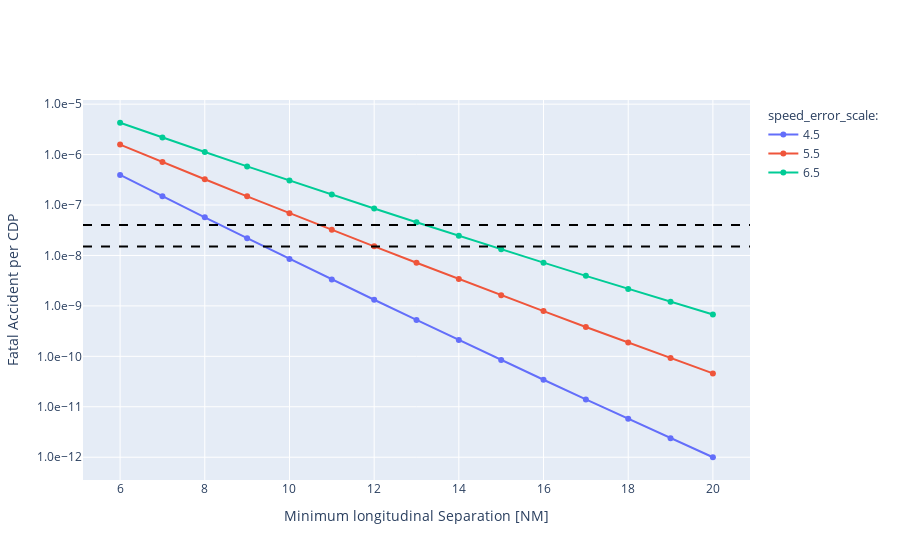

The cell this chart's notebook holds for it:
### Code cell
minute_climb_dist = st.uniform(3, 13 - 3)
fig = go.Figure()
for speed_error_scale in [4.5, 5.5, 6.5]:
    sx_to_p = {}
    for sx in range(20, 5, -1):
        initial_longitudinal_spacing_dist = st.uniform(sx, 30 - sx)
        sx_to_p[sx] = averaged_risk(
            minute_climb_dist=minute_climb_dist,
            initial_longitudinal_spacing_dist=initial_longitudinal_spacing_dist,
            lambda_xy_m=70,
            lambda_z_ft=56,
            max_speed_difference=0,
            speed_error_scale=speed_error_scale,
            climb_rate=1000,
            speed_diff_std=15,
        )
    fig.add_trace(
        go.Scatter(
            x=list(sx_to_p.keys()),
            y=list(sx_to_p.values()),
            legendgroup="speed_error_scale",
            legendgrouptitle_text="speed_error_scale:",
            name=f"{speed_error_scale}",
        )
    )
fig.add_hline(y=1.5e-8, line_dash="dash", line_color="black")
fig.add_hline(y=4e-8, line_dash="dash", line_color="black")

fig.update_yaxes(type="log")
fig.update_yaxes(tickformat=".1e")
fig.update_layout(
    xaxis_title="Minimum longitudinal Separation [NM]",
    yaxis_title="Fatal Accident per CDP",
)
fig.show()

### Figure 1 — Plotly figure (JSON) as saved in the notebook; plotly's stock layout.template omitted (floating-point values rounded to 4 significant figures)
{"data": [{"legendgroup": "speed_error_scale", "legendgrouptitle": {"text": "speed_error_scale:"}, "name": "4.5", "type": "scatter", "x": [20, 19, 18, 17, 16, 15, 14, 13, 12, 11, 10, 9, 8, 7, 6], "y": [9.988e-13, 2.387e-12, 5.759e-12, 1.401e-11, 3.434e-11, 8.476e-11, 2.106e-10, 5.265e-10, 1.325e-09, 3.354e-09, 8.554e-09, 2.198e-08, 5.695e-08, 1.491e-07, 3.95e-07]}, {"legendgroup": "speed_error_scale", "legendgrouptitle": {"text": "speed_error_scale:"}, "name": "5.5", "type": "scatter", "x": [20, 19, 18, 17, 16, 15, 14, 13, 12, 11, 10, 9, 8, 7, 6], "y": [4.59e-11, 9.223e-11, 1.871e-10, 3.826e-10, 7.882e-10, 1.635e-09, 3.413e-09, 7.17e-09, 1.515e-08, 3.224e-08, 6.902e-08, 1.489e-07, 3.237e-07, 7.105e-07, 1.578e-06]}, {"legendgroup": "speed_error_scale", "legendgrouptitle": {"text": "speed_error_scale:"}, "name": "6.5", "type": "scatter", "x": [20, 19, 18, 17, 16, 15, 14, 13, 12, 11, 10, 9, 8, 7, 6], "y": [6.777e-10, 1.208e-09, 2.173e-09, 3.94e-09, 7.196e-09, 1.323e-08, 2.449e-08, 4.559e-08, 8.539e-08, 1.609e-07, 3.052e-07, 5.829e-07, 1.122e-06, 2.179e-06, 4.277e-06]}], "layout": {"shapes": [{"line": {"color": "black", "dash": "dash"}, "type": "line", "x0": 0, "x1": 1, "xref": "x domain", "y0": 1.5e-08, "y1": 1.5e-08, "yref": "y"}, {"line": {"color": "black", "dash": "dash"}, "type": "line", "x0": 0, "x1": 1, "xref": "x domain", "y0": 4e-08, "y1": 4e-08, "yref": "y"}], "xaxis": {"title": {"text": "Minimum longitudinal Separation [NM]"}}, "yaxis": {"tickformat": ".1e", "title": {"text": "Fatal Accident per CDP"}, "type": "log"}}}
